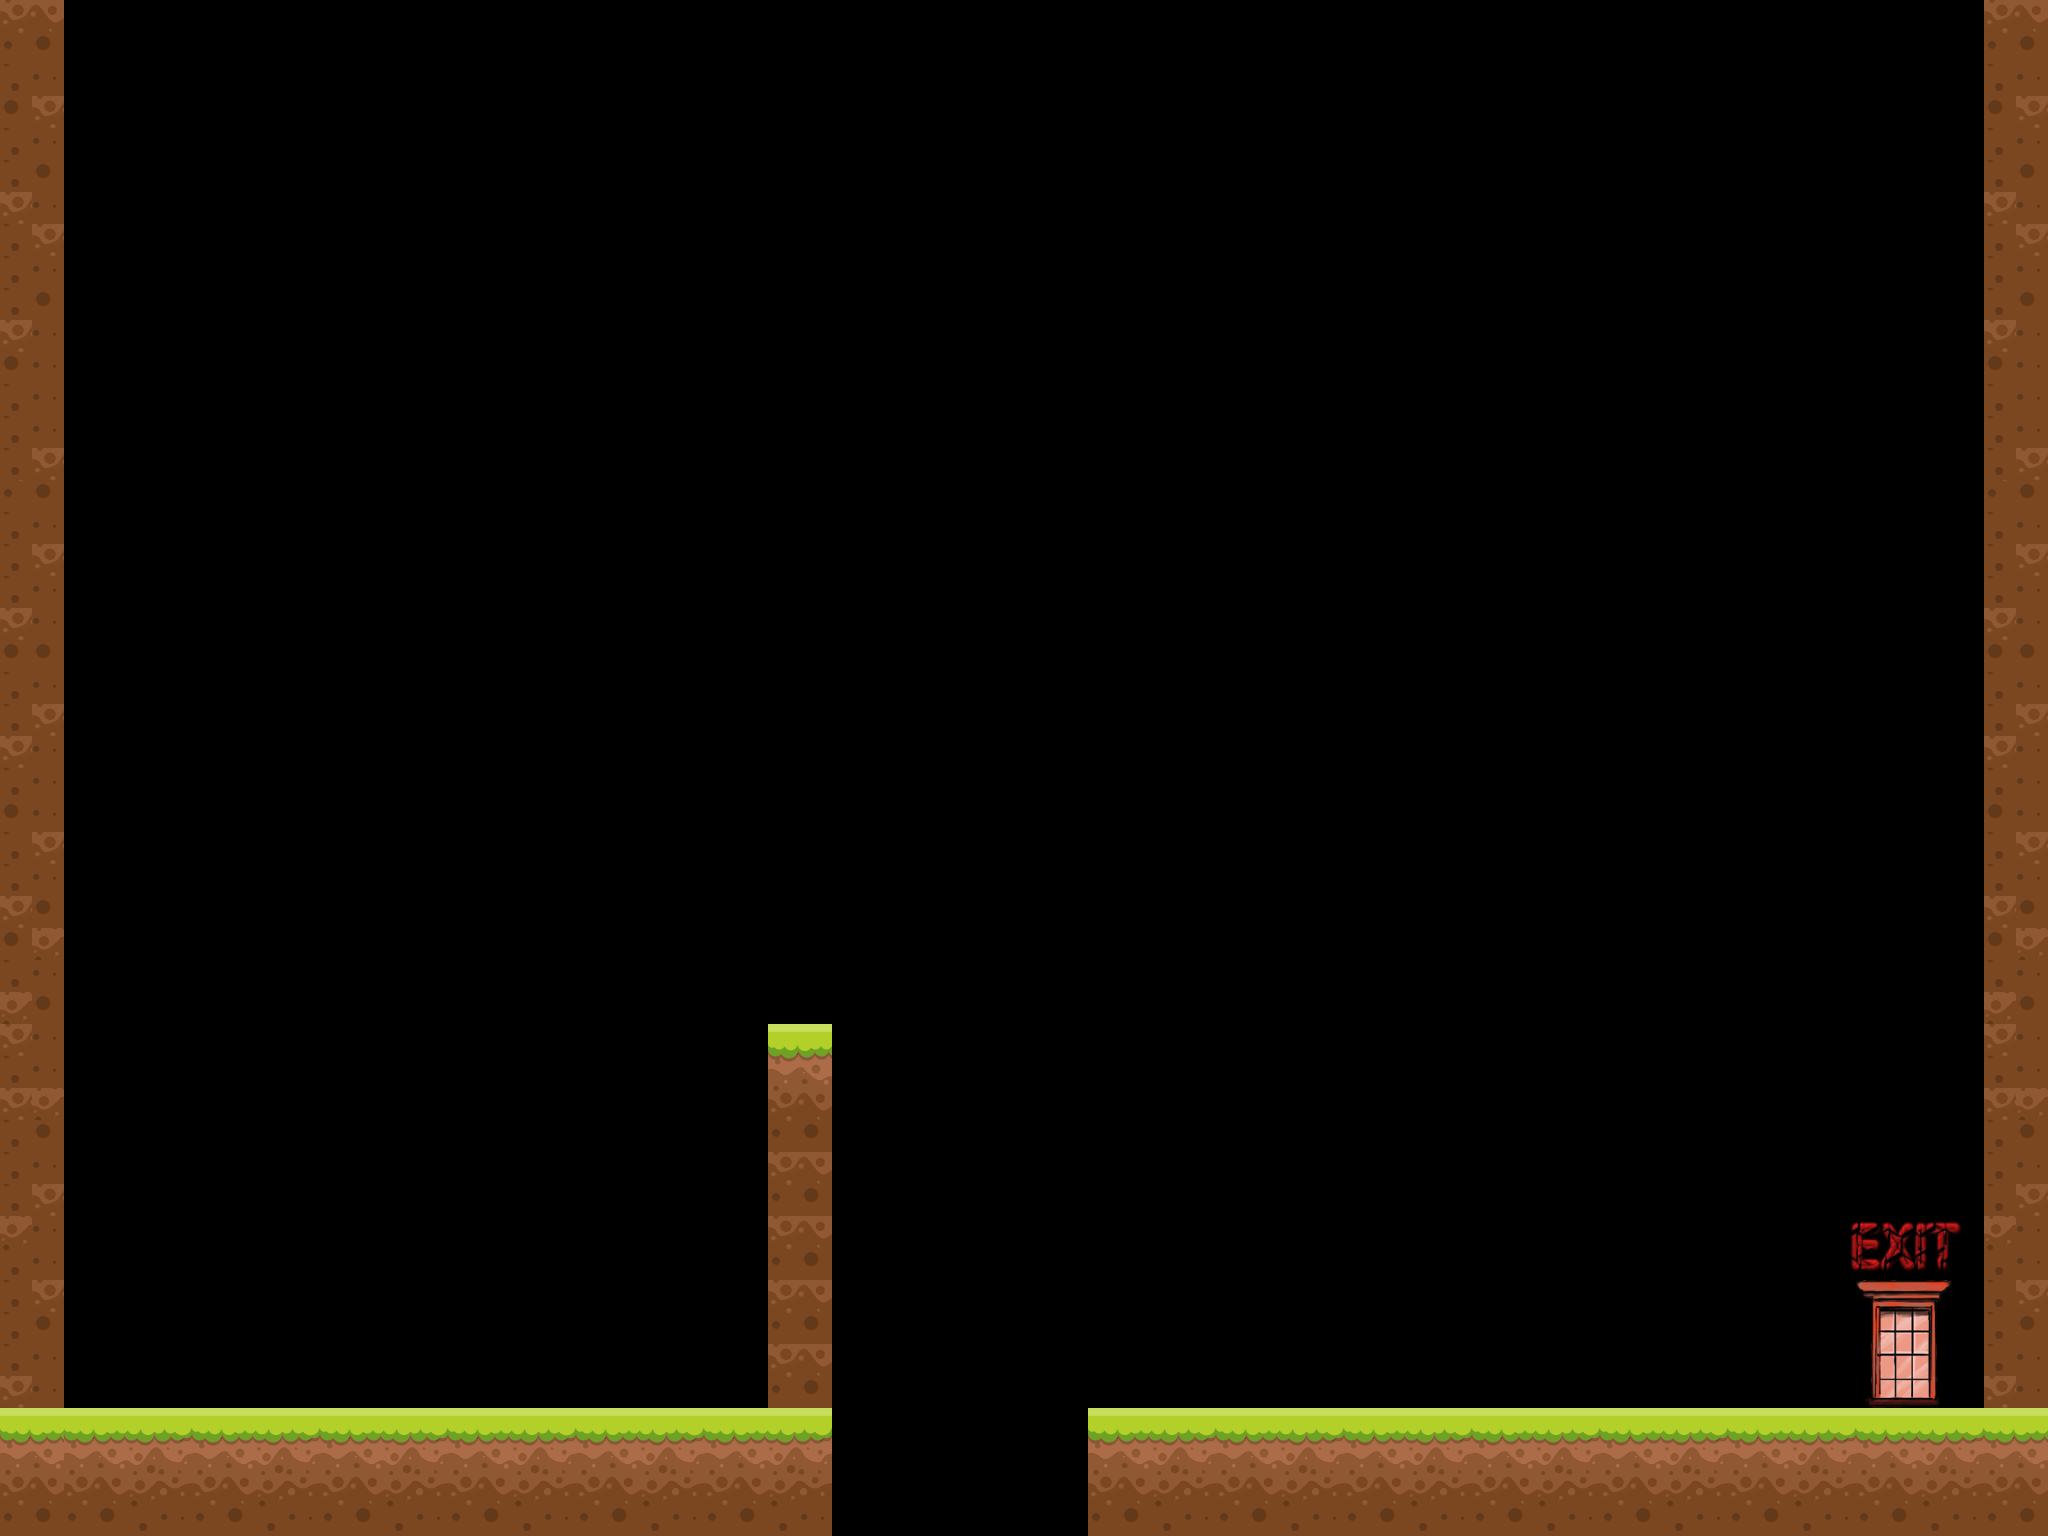

The image is a tile-based game level rendered from a .tmx file. Its description and source (layers, tilesets, objects; grid data summarised) follow:
An orthogonal 64x48 tile map with 32x32 px tiles, 3 tile layers (null, Tile Layer 1, foreground), 13 tilesets and 12 objects.

<map version="1.0" facingRight="orthogonal" renderorder="left-up" width="64" height="48" tilewidth="32" tileheight="32" nextobjectid="95">
 <tileset firstgid="1" name="terrain" tilewidth="32" tileheight="32" tilecount="16" columns="4">
  <image source="../Tiles/2.png" width="128" height="128" />
 </tileset>
 <tileset firstgid="17" name="terrain2" tilewidth="32" tileheight="32" tilecount="8" columns="4">
  <image source="../Tiles/13.png" width="128" height="93" />
 </tileset>
 <tileset firstgid="25" name="terrain3" tilewidth="32" tileheight="32" tilecount="8" columns="4">
  <image source="../Tiles/14.png" width="128" height="93" />
 </tileset>
 <tileset firstgid="33" name="terrain4" tilewidth="32" tileheight="32" tilecount="8" columns="4">
  <image source="../Tiles/15.png" width="128" height="93" />
 </tileset>
 <tileset firstgid="41" name="coins" tilewidth="64" tileheight="64" tilecount="64" columns="8">
  <image source="../../sprites/coinsheet.png" width="512" height="512" />
 </tileset>
 <tileset firstgid="105" name="exit" tilewidth="62" tileheight="64" tilecount="1" columns="1">
  <image source="../Object/Sign_2.png" width="62" height="64" />
 </tileset>
 <tileset firstgid="106" name="street-light" tilewidth="32" tileheight="32" tilecount="8" columns="2">
  <image source="../Object/street-light.png" width="64" height="128" />
 </tileset>
 <tileset firstgid="114" name="water" tilewidth="32" tileheight="32" tilecount="12" columns="4">
  <image source="../Tiles/17.png" width="128" height="99" />
 </tileset>
 <tileset firstgid="126" name="saw" tilewidth="96" tileheight="96" tilecount="1" columns="1">
  <image source="../Object/saw.png" width="96" height="96" />
 </tileset>
 <tileset firstgid="127" name="life item" tilewidth="40" tileheight="39" tilecount="1" columns="1">
  <image source="../Object/life.png" width="40" height="39" />
 </tileset>
 <tileset firstgid="128" name="rocks" tilewidth="90" tileheight="54" tilecount="1" columns="1">
  <image source="../Object/Stone.png" width="90" height="54" />
 </tileset>
 <tileset firstgid="129" name="window exit" tilewidth="32" tileheight="32" tilecount="12" columns="3">
  <image source="../Building 1/Window.png" width="96" height="128" />
 </tileset>
 <tileset firstgid="141" name="exit sign" tilewidth="32" tileheight="32" tilecount="20" columns="5">
  <image source="../exit-sign.png" width="160" height="128" />
 </tileset>
 <imagelayer name="Background Image" offsetx="0" offsety="-320">
  <image source="../Sky/Sky 1 v2.jpg" width="6051" height="2371" />
 </imagelayer>
 <objectgroup name="saw" />
 <layer name="null" width="64" height="48">
  <data>[3072 cells, 0 non-empty, 0 distinct tile ids]</data>
 </layer>
 <layer name="Tile Layer 1" width="64" height="48">
  <data>[3072 cells, 446 non-empty, 38 distinct tile ids]</data>
 </layer>
 <objectgroup name="collision">
  <object id="82" x="1088" y="1408" width="960" height="128" />
  <object id="83" x="1984" y="0" width="64" height="1536" />
  <object id="84" x="0" y="1408" width="832" height="128" />
  <object id="85" x="768" y="1024" width="64" height="512" />
  <object id="86" x="0" y="0" width="64" height="1536" />
 </objectgroup>
 <objectgroup name="coins">
  <object id="87" gid="73" x="704" y="1344" width="64" height="64" />
  <object id="88" gid="73" x="704" y="1248" width="64" height="64" />
  <object id="89" gid="73" x="704" y="1152" width="64" height="64" />
  <object id="90" gid="73" x="896" y="928" width="64" height="64" />
  <object id="93" gid="73" x="1120" y="864" width="64" height="64" />
  <object id="94" gid="73" x="1344" y="928" width="64" height="64" />
 </objectgroup>
 <objectgroup name="exit">
  <object id="81" x="1888" y="1312" width="32" height="96" />
 </objectgroup>
 <objectgroup name="life item" />
 <objectgroup name="key" />
 <layer name="foreground" width="64" height="48">
  <data>[3072 cells, 0 non-empty, 0 distinct tile ids]</data>
 </layer>
 <objectgroup name="falling platform" />
</map>
